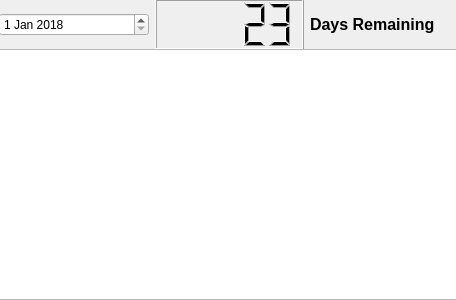
<?xml version="1.0" encoding="UTF-8"?>
<ui version="4.0">
 <class>Form</class>
 <widget class="QWidget" name="Form">
  <property name="geometry">
   <rect>
    <x>0</x>
    <y>0</y>
    <width>456</width>
    <height>300</height>
   </rect>
  </property>
  <property name="windowTitle">
   <string>Form</string>
  </property>
  <widget class="QWidget" name="horizontalLayoutWidget">
   <property name="geometry">
    <rect>
     <x>-1</x>
     <y>-1</y>
     <width>461</width>
     <height>51</height>
    </rect>
   </property>
   <layout class="QHBoxLayout" name="horizontalLayout">
    <item>
     <widget class="QDateEdit" name="dateEdit">
      <property name="date">
       <date>
        <year>2018</year>
        <month>1</month>
        <day>1</day>
       </date>
      </property>
     </widget>
    </item>
    <item>
     <widget class="QLCDNumber" name="lcdNumber">
      <property name="intValue" stdset="0">
       <number>23</number>
      </property>
     </widget>
    </item>
    <item>
     <widget class="QLabel" name="label">
      <property name="text">
       <string>&lt;html&gt;&lt;head/&gt;&lt;body&gt;&lt;p&gt;&lt;span style=&quot; font-size:12pt; font-weight:600;&quot;&gt;Days Remaining&lt;/span&gt;&lt;/p&gt;&lt;/body&gt;&lt;/html&gt;</string>
      </property>
     </widget>
    </item>
   </layout>
  </widget>
  <widget class="QWidget" name="verticalLayoutWidget">
   <property name="geometry">
    <rect>
     <x>-1</x>
     <y>49</y>
     <width>461</width>
     <height>251</height>
    </rect>
   </property>
   <layout class="QVBoxLayout" name="verticalLayout">
    <item>
     <widget class="QTextEdit" name="textEdit"/>
    </item>
   </layout>
  </widget>
 </widget>
 <resources/>
 <connections/>
</ui>
